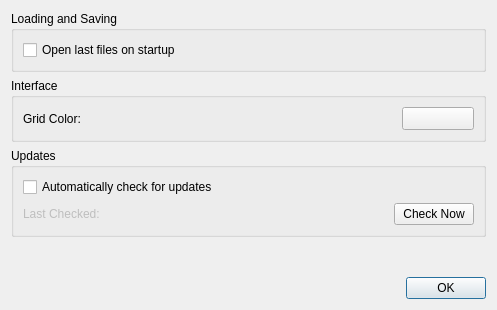
<?xml version="1.0" encoding="UTF-8"?>
<ui version="4.0">
 <class>PreferencesDialog</class>
 <widget class="QDialog" name="PreferencesDialog">
  <property name="geometry">
   <rect>
    <x>0</x>
    <y>0</y>
    <width>497</width>
    <height>310</height>
   </rect>
  </property>
  <property name="windowTitle">
   <string>Preferences</string>
  </property>
  <layout class="QVBoxLayout" name="verticalLayout">
   <item>
    <widget class="QGroupBox" name="groupBox_2">
     <property name="title">
      <string>Loading and Saving</string>
     </property>
     <layout class="QVBoxLayout" name="verticalLayout_3">
      <item>
       <widget class="QCheckBox" name="checkBoxStartupFiles">
        <property name="text">
         <string>Open last files on startup</string>
        </property>
       </widget>
      </item>
     </layout>
    </widget>
   </item>
   <item>
    <widget class="QGroupBox" name="groupBox_3">
     <property name="title">
      <string>Interface</string>
     </property>
     <layout class="QVBoxLayout" name="verticalLayout_4">
      <item>
       <layout class="QHBoxLayout" name="horizontalLayout_2">
        <item>
         <widget class="QLabel" name="label">
          <property name="text">
           <string>Grid Color:</string>
          </property>
         </widget>
        </item>
        <item>
         <spacer name="horizontalSpacer_2">
          <property name="orientation">
           <enum>Qt::Horizontal</enum>
          </property>
          <property name="sizeHint" stdset="0">
           <size>
            <width>40</width>
            <height>20</height>
           </size>
          </property>
         </spacer>
        </item>
        <item>
         <widget class="QToolButton" name="toolButtonSelectColor">
          <property name="iconSize">
           <size>
            <width>64</width>
            <height>16</height>
           </size>
          </property>
         </widget>
        </item>
       </layout>
      </item>
     </layout>
    </widget>
   </item>
   <item>
    <widget class="QGroupBox" name="groupBox">
     <property name="title">
      <string>Updates</string>
     </property>
     <layout class="QVBoxLayout" name="verticalLayout_2">
      <item>
       <widget class="QCheckBox" name="checkBoxAutoCheck">
        <property name="text">
         <string>Automatically check for updates</string>
        </property>
       </widget>
      </item>
      <item>
       <layout class="QHBoxLayout" name="horizontalLayout">
        <item>
         <widget class="QLabel" name="labelLastCheck">
          <property name="enabled">
           <bool>false</bool>
          </property>
          <property name="text">
           <string>Last Checked:</string>
          </property>
         </widget>
        </item>
        <item>
         <spacer name="horizontalSpacer">
          <property name="orientation">
           <enum>Qt::Horizontal</enum>
          </property>
          <property name="sizeHint" stdset="0">
           <size>
            <width>40</width>
            <height>20</height>
           </size>
          </property>
         </spacer>
        </item>
        <item>
         <widget class="QPushButton" name="pushButtonCheckNow">
          <property name="text">
           <string>Check Now</string>
          </property>
         </widget>
        </item>
       </layout>
      </item>
     </layout>
    </widget>
   </item>
   <item>
    <spacer name="verticalSpacer">
     <property name="orientation">
      <enum>Qt::Vertical</enum>
     </property>
     <property name="sizeHint" stdset="0">
      <size>
       <width>20</width>
       <height>40</height>
      </size>
     </property>
    </spacer>
   </item>
   <item>
    <widget class="QDialogButtonBox" name="buttonBox">
     <property name="orientation">
      <enum>Qt::Horizontal</enum>
     </property>
     <property name="standardButtons">
      <set>QDialogButtonBox::Ok</set>
     </property>
    </widget>
   </item>
  </layout>
 </widget>
 <resources/>
 <connections>
  <connection>
   <sender>buttonBox</sender>
   <signal>accepted()</signal>
   <receiver>PreferencesDialog</receiver>
   <slot>accept()</slot>
   <hints>
    <hint type="sourcelabel">
     <x>248</x>
     <y>254</y>
    </hint>
    <hint type="destinationlabel">
     <x>157</x>
     <y>274</y>
    </hint>
   </hints>
  </connection>
  <connection>
   <sender>buttonBox</sender>
   <signal>rejected()</signal>
   <receiver>PreferencesDialog</receiver>
   <slot>reject()</slot>
   <hints>
    <hint type="sourcelabel">
     <x>316</x>
     <y>260</y>
    </hint>
    <hint type="destinationlabel">
     <x>286</x>
     <y>274</y>
    </hint>
   </hints>
  </connection>
 </connections>
</ui>
